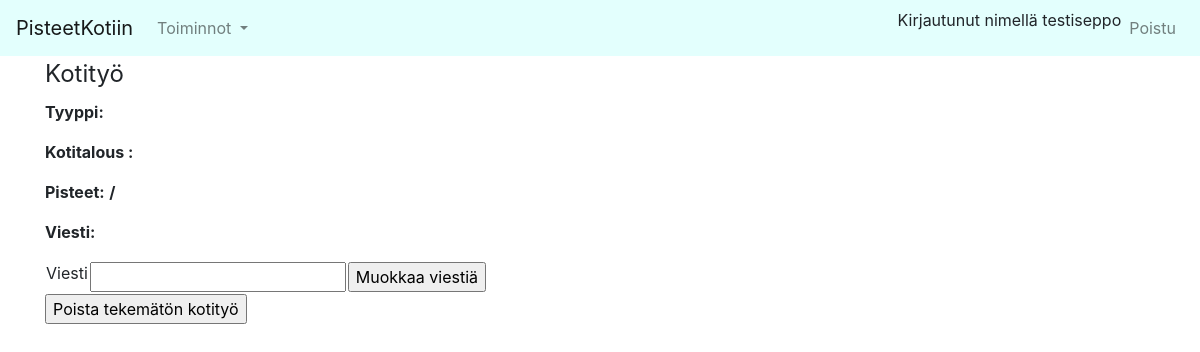
The page /chores/show/2/ (signed in) on the database as committed earlier.
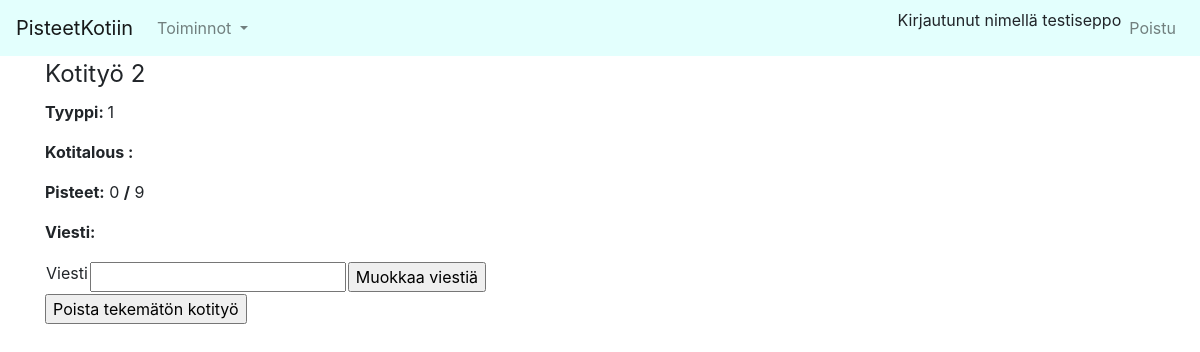
The same page on the database as committed later.
### application/chores/models.py (models this page shows, shortened)
class AvailableChore(Base):
    __tablename__ = "chore"
    householdid = db.Column(db.Integer, db.ForeignKey('household.id'), nullable=False)
    points = db.Column(db.Integer, nullable=False)
    maxpoints = db.Column(db.Integer, nullable=False)
    choretype= db.Column(db.Integer, db.ForeignKey('choretype.id'), nullable= False)
    message= db.Column(db.String(144), nullable= True)
    type_index=db.Index("type_index", choretype)

### application/chores/views.py (the view)
@app.route("/chores/show/<chore_id>/" , methods=["GET"])
@login_required(role="ANY")
def show_chore(chore_id):
    return render_template("chores/show.html", chore=AvailableChore.query.get(chore_id), form=ChoreForm())

### application/chores/forms.py
class ChoreForm(FlaskForm):
    choretypes=[]
    choretype = SelectField(label="Kotityö", choices=choretypes)
    points = IntegerField(label="Pisteet", validators=[validators.NumberRange(message="Pisteet väliltä 1-10", min=1, max=10)])
    message = StringField(label="Viesti")
    class Meta:
        csrf = False
    def __init__(self, *args, **kwargs):
        super(ChoreForm, self).__init__(*args, **kwargs)
        self.choretype.choices = [(str(c.id), c.name) for c in Choretype.query.all()]

### application/__init__.py (called while the page is built)
def login_required(role="ANY"):
    def wrapper(fn):
        @wraps(fn)
        def decorated_view(*args, **kwargs):
            if not current_user.is_authenticated:
                return login_manager.unauthorized()
            unauthorized = False
            if role != "ANY":
                unauthorized = True
                for user_role in current_user.roles():
                    if user_role == role:
                        unauthorized = False
                        break
            if unauthorized:
                return login_manager.unauthorized()
            return fn(*args, **kwargs)
        return decorated_view
    return wrapper

### application/templates/chores/show.html
{% extends "layout.html" %}
{% block body %}
<fieldset>
    <legend>Kotityö {{ chore.id }}</legend>
    <p>
        <b>Tyyppi: </b> {{ chore.choretype }}
    </p>
    <p>
        <b>Kotitalous :</b> {{ chore.household }}
    </p>
    <p>
        <b>Pisteet:</b> {{ chore.points }} <b>/</b> {{ chore.maxpoints }}
    </p>
    <p>
        <b>Viesti: </b> {{ chore.message }}
    </p>
    <form method="POST" action="{{url_for('edit_message', chore_id=chore.id) }}">
    <table>
            <tr>
            <td>
            {{ form.message.label }}
            </td>
            <td>
            {{ form.message }}
            </td>
            <td>
                <input type="submit" value= "Muokkaa viestiä">
            </td>
            </tr>
    </table>
    </form>
    <form method= "POST" action="{{url_for('delete_chore', chore_id=chore.id) }}">
        <input type="submit" value="Poista tekemätön kotityö">
    </form>
</fieldset>
{% endblock %}

Rows that differ between the two databases and show on the page:
added AvailableChore: id "2", choretype "1", points "0", maxpoints "9"
